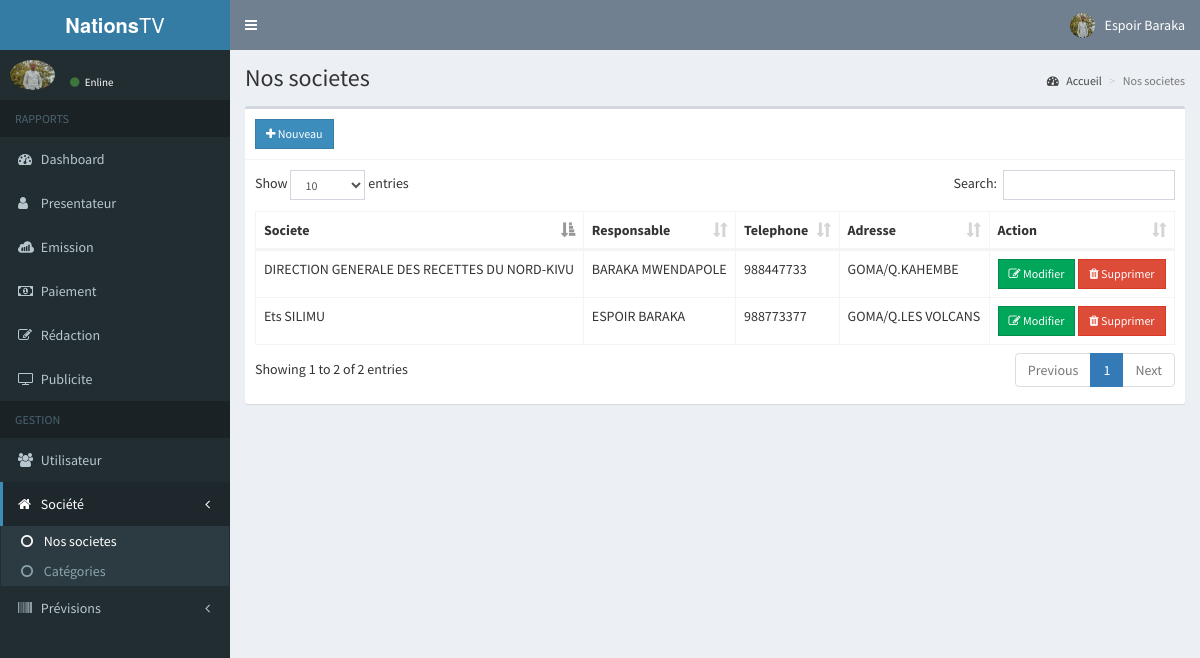
/societe.php (signed in), run on the app's committed database.
### tables this page shows
CREATE TABLE `t_user` (
  `CodeUser` int(11) NOT NULL,
  `Username` varchar(50) NOT NULL,
  `Password` varchar(100) NOT NULL,
  `Photo` text NOT NULL,
  `Nom` varchar(50) NOT NULL,
  `Postnom` varchar(50) NOT NULL,
  `Created_on` date NOT NULL,
  `Status` int(11) NOT NULL
);

CREATE TABLE `t_societe` (
  `CodeSociete` int(11) NOT NULL,
  `NomSociete` text NOT NULL,
  `AdresseSociete` text NOT NULL,
  `ResponsableSociete` varchar(255) NOT NULL,
  `TelephoneSociete` int(15) NOT NULL
);

### includes/sessionconnected.php (called while the page is built, shortened)
<?php
	include 'conn.php';
	$conn = $pdo->open();
	$stmt = $conn->prepare("SELECT * FROM t_user WHERE CodeUser=:code");
	$stmt->execute(['code'=>$_SESSION['CodeUser']]);
	$user = $stmt->fetch();
?>

### societe.php (the view, shortened to what this page needs)
<?php
  include 'includes/sessionconnected.php';
?>
<?php include 'includes/header.php'; ?>
<body class="hold-transition skin-blue sidebar-mini">
<div class="wrapper">
  <?php include 'includes/navbar.php'; ?>
  <?php include 'includes/menubar.php'; ?>
  <div class="content-wrapper">
    <section class="content-header">
      <h1>
        Nos societes
      </h1>
      <ol class="breadcrumb">
        <li><a href="home.php"><i class="fa fa-dashboard"></i> Accueil</a></li>
        <li class="active">Nos societes</li>
      </ol>
    </section>
    <section class="content">
      <div class="row">
        <div class="col-xs-12">
          <div class="box">
            <div class="box-header with-border">
              <a href="#addpresentateur" data-toggle="modal" class="btn btn-primary btn-sm btn-flat"><i class="fa fa-plus"></i> Nouveau</a>
            </div>
            <div class="box-body">
              <table id="tableau" class="table table-bordered">
                <thead>
                  <th>Societe</th>
                  <th>Responsable</th>
                  <th>Telephone</th>
                  <th>Adresse</th>
                  <th>Action</th>
                </thead>
                <tbody>
                  <?php
                    $conn = $pdo->open();
                    try{
                      $stmt = $conn->prepare("SELECT * FROM t_societe");
                      $stmt->execute();
                      foreach($stmt as $societe){
                          echo "
                          <tr>
                            <td>".$societe['NomSociete']."</td>
                            <td>".$societe['ResponsableSociete']."</td>
                            <td>".$societe['TelephoneSociete']."</td>
                            <td>".$societe['AdresseSociete']."</td>
                            <td>
                              <button class='btn btn-success btn-sm edit btn-flat' data-id='".$societe['CodeSociete']."'><i class='fa fa-edit'></i> Modifier</button>
                              <button class='btn btn-danger btn-sm delete btn-flat' data-id='".$societe['CodeSociete']."'><i class='fa fa-trash'></i> Supprimer</button>
                            </td>
                          </tr>
                        ";
                      }
                    }
                    catch(PDOException $e){
                      echo $e->getMessage();
                    }
                  ?>
                </tbody>
              </table>
            </div>
          </div>
        </div>
      </div>
      </section>
    </div>
</div>
</body>
</html>

### includes/navbar.php (shortened to what this page needs)
<header class="main-header">
  <a href="#" class="logo">
    <span class="logo-lg"><b>Nations</b>TV</span>
  </a>
  <nav class="navbar navbar-static-top">
    <a href="#" class="sidebar-toggle" data-toggle="push-menu" role="button">
    </a>
    <div class="navbar-custom-menu">
      <ul class="nav navbar-nav">
        <li class="dropdown user user-menu">
        <a href="#" class="dropdown-toggle" data-toggle="dropdown">
            <img src="<?php echo (!empty($user['Photo'])) ? 'img/'.$user['Photo'] : 'img/user.png'; ?>" class="user-image" alt="User Image">
            <span class="hidden-xs"><?php echo $user['Nom'].' '.$user['Postnom']; ?></span>
          </a>
        </li>
      </ul>
    </div>
  </nav>
</header>

### includes/menubar.php (shortened to what this page needs)
<aside class="main-sidebar">
  <section class="sidebar">
    <div class="user-panel">
      <div class="pull-left image">
        <img src="<?php echo (!empty($user['Photo'])) ? 'img/'.$user['Photo'] : 'img/user.png'; ?>" class="img-circle" alt="User Image">
      </div>
      <div class="pull-left info">
        <a><i class="fa fa-circle text-success"></i> Enline</a>
      </div>
    </div>
    <ul class="sidebar-menu" data-widget="tree">
      <li class="header">RAPPORTS</li>
      <li><a href="home.php"><i class="fa fa-dashboard"></i> <span>Dashboard</span></a></li>
      <li><a href="presentateur.php"><i class="fa fa-user"></i> <span>Presentateur</span></a></li>
      <li><a href="emission.php"><i class="fa fa-sellsy"></i> <span>Emission</span></a></li>
      <li><a href="paiement.php"><i class="fa fa-money"></i> <span>Paiement</span></a></li>
      <li><a href="redaction.php"><i class="fa fa-edit"></i> <span>Rédaction</span></a></li>
      <li><a href="publicite.php"><i class="fa fa-television"></i> <span>Publicite</span></a></li>
      <li class="header">GESTION</li>
      <li><a href="#.php"><i class="fa fa-users"></i> <span>Utilisateur</span></a></li>
      <li class="treeview">
        <a href="#">
          <i class="fa fa-home"></i>
          <span>Société</span>
          <span class="pull-right-container">
            <i class="fa fa-angle-left pull-right"></i>
          </span>
        </a>
        <ul class="treeview-menu">
          <li><a href="societe.php"><i class="fa fa-circle-o"></i> Nos societes</a></li>
          <li><a href="categorie_societe.php"><i class="fa fa-circle-o"></i> Catégories</a></li>
        </ul>
      </li>
      <li class="treeview">
        <a href="#">
          <i class="fa fa-barcode"></i>
          <span>Prévisions</span>
          <span class="pull-right-container">
            <i class="fa fa-angle-left pull-right"></i>
          </span>
        </a>
      </li>
    </ul>
  </section>
</aside>

### data on the page
t_user: Photo (picture), Nom "Espoir", Postnom "Baraka"
t_societe: NomSociete "DIRECTION GENERALE DES RECETTES DU NORD-KIVU", ResponsableSociete "BARAKA MWENDAPOLE", TelephoneSociete "988447733", AdresseSociete "GOMA/Q.KAHEMBE"
t_societe: NomSociete "Ets SILIMU", ResponsableSociete "ESPOIR BARAKA", TelephoneSociete "988773377", AdresseSociete "GOMA/Q.LES VOLCANS"
